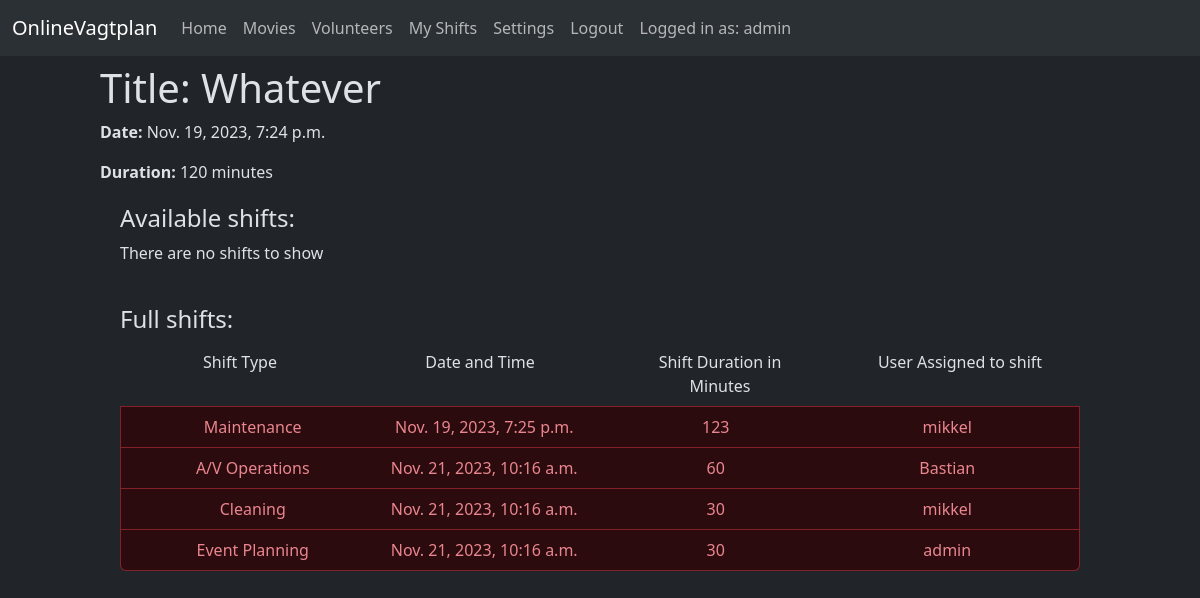
Page /movie/1 (signed in) on the committed database.
### shiftbooker/models.py (models this page shows, shortened)
class User(AbstractUser):
    registered = models.DateField(
        ("Registration Date"), auto_now=False, auto_now_add=True
    )
    phone = models.CharField(max_length=100)
    shifts_taken = models.IntegerField("Number of shifts taken", default=0)
    objects = CustomUserManager()
    class Meta(AbstractUser.Meta):
        swappable = "AUTH_USER_MODEL"
        permissions = (("can_view_users_shifts", "Can view users and shifts"),)

class Movie(models.Model):
    title = models.CharField(max_length=200)
    date = models.DateTimeField()
    duration = models.IntegerField()
    poster = models.ImageField(
        upload_to="", height_field=None, width_field=None, max_length=None, blank=True
    )
    class Meta:
        ordering = ["date"]

class Shift(models.Model):
    SHIFT_TYPES = (
        ("m", "Maintenance"),
        ("s", "Shop"),
        ("c", "Cleaning"),
        ("o", "A/V Operations"),
        ("p", "Event Planning"),
    )
    shift_type = models.CharField(
        max_length=1,
        choices=SHIFT_TYPES,
    )
    date = models.DateTimeField()
    duration = models.IntegerField()
    movie = models.ForeignKey("Movie", on_delete=models.CASCADE)
    user = models.ForeignKey(
        settings.AUTH_USER_MODEL, on_delete=models.SET_NULL, null=True, blank=True
    )
    class Meta:
        pass
    def get_absolute_url(self):
        return reverse("shift-detail", args=[str(self.id)])

### shiftbooker/views.py (the view)
# urls.py: path("movie/<int:pk>", views.MovieDetailView.as_view(), name="movie-detail"),
class MovieDetailView(LoginRequiredMixin, generic.DetailView):
    model = Movie
    def get_context_data(self, **kwargs):
        context = super().get_context_data(**kwargs)
        context["avail_shifts"] = self.get_object().shift_set.filter(user=None)
        return context

### templates/shiftbooker/movie_detail.html (shortened to what this page needs)
{% extends "base.html" %}
{% block content %}
<h1>Title: {{ movie.title }}</h1>
<p><strong>Date:</strong> {{ movie.date }}</p>
<p><strong>Duration:</strong> {{ movie.duration }} minutes </p>
<div style="margin-left:20px;margin-top:20px;padding-right: 20px;">
  <h4>Available shifts: </h4>
  <div class="list-group">
    {% for shift in avail_shifts %}
    {% if not shift.user %}
    <a href="{{ shift.get_absolute_url }}" class="list-group-item list-group-item-action list-group-item-success">
      <div class="container text-center">
        <div class="row">
          <div class="col">
            {{ shift.get_shift_type_display}}
          </div>
          <div class="col">
            {{ shift.date}}
          </div>
          <div class="col">
            {{ shift.duration}}
          </div>
        </div>
      </div>
    </a>
    {% endif %}
    {% empty %}
    <p>There are no shifts to show</p>
    {% endfor %}
  </div>
  {% if perms.shiftbooker.can_view_users_shifts %}
  <br>
  <h4>Full shifts: </h4>
  {% if avail_shifts|length != movie.shift_set.all|length %}
  <div class="list-group">
    <ul class="list-group">
      <div class="container text-center">
        <div class="row">
          <div class="col">
            <li class="list-group-item border-0">Shift Type</li>
          </div>
          <div class="col">
            <li class="list-group-item border-0">Date and Time</li>
          </div>
          <div class="col">
            <li class="list-group-item border-0">Shift Duration in Minutes</li>
          </div>
          <div class="col">
            <li class="list-group-item border-0">User Assigned to shift</li>
          </div>
        </div>
      </div>
    </ul>
    {% else %}
      <p>There are no shifts to show</p>
    {% endif %}
    {% for shift in movie.shift_set.all %}
    {% if shift.user %}
    <a href="{{ shift.get_absolute_url }}" class="list-group-item list-group-item-action list-group-item-danger">
      <div class="container text-center">
        <div class="row">
          <div class="col">
            {{ shift.get_shift_type_display}}
          </div>
          <div class="col">
            {{ shift.date}}
          </div>
          <div class="col">
            {{ shift.duration}}
          </div>
          <div class="col">
            {{shift.user}}
          </div>
        </div>
      </div>
    </a>
    {% endif %}
    {% endfor %}
    {% endif %}
  </div>
</div>
{% endblock %}

### templates/base.html (shortened to what this page needs)
<!DOCTYPE html>
<html lang="en" data-bs-theme="dark">
<head>
    <link href="https://cdn.jsdelivr.net/npm/bootstrap@5.3.2/dist/css/bootstrap.min.css"
      rel="stylesheet"
>
    {% load static %}
    <link rel="stylesheet" href="{% static 'css/styles.css' %}" />
</head>
<body>
    <header>
        {% if user.is_authenticated %}
        <nav class="navbar navbar-expand-lg bg-body-tertiary">
            <div class="container-fluid">
                <a class="navbar-brand" href="{% url 'index' %}">OnlineVagtplan</a>
                <div class="collapse navbar-collapse" id="navbarNav">
                <ul class="navbar-nav">
                    <li class="nav-item">
                    <a class="nav-link" aria-current="page" href="{% url 'index' %}">Home</a>
                    </li>
                    <li class="nav-item">
                    <a class="nav-link" href="{% url 'movies' %}">Movies</a>
                    </li>
                    {% if perms.shiftbooker.can_view_users_shifts %}
                    <li class="nav-item">
                    <a class="nav-link" href="{% url 'volunteers' %}">Volunteers</a>
                    </li>
                    {% endif %}
                    <li class="nav-item">
                    <a class="nav-link" href="{% url 'volunteer-detail' pk=user.id %}">My Shifts</a>
                    </li>
                    <li class="nav-item">
                    <a class="nav-link" href="#" onclick="alert('There IS no settings')">Settings </a>
                    </li>
                    {% if user.is_authenticated %}
                    <li class="nav-item"><a class="nav-link" href="{% url 'logout' %}?next={{ request.path }}">Logout</a></li>
                    <li class="nav-item">
                    <a class="nav-link" href="#">Logged in as: {{ user.get_username }}</a>
                    </li>
                    {% endif %}
                </ul>
                </div>
            </div>
        </nav>
        {% endif %}
    </header>
    <div style="padding-left:100px; padding-right: 100px;">
    <main>
        {% block content %}{% endblock %}
    </main>
    </div>
</body>
</html>

### rows in the picture
User: get_username "admin"
Movie: title "Whatever", date "Nov. 19, 2023, 7:24 p.m.", duration "120"
Shift: shift_type "Maintenance", date "Nov. 19, 2023, 7:25 p.m.", duration "123", user "mikkel"
Shift: shift_type "A/V Operations", date "Nov. 21, 2023, 10:16 a.m.", duration "60", user "Bastian"
Shift: shift_type "Cleaning", date "Nov. 21, 2023, 10:16 a.m.", duration "30", user "mikkel"
Shift: shift_type "Event Planning", date "Nov. 21, 2023, 10:16 a.m.", duration "30", user "admin"
